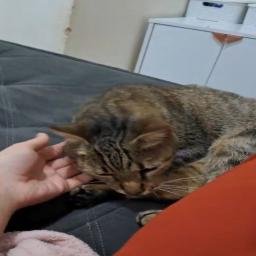
#> input picture data/ada_pipoca/00127.jpg, 256 x 256 px
$ python -i colors.py   (imports and definitions only)
#> lines starting #> are read from the running program, lines starting #| are printed output that depends on the picture
import numpy as np
from skimage.color import rgb2hsv

from lib.domain import Feature


'''
Features relacionadas à cor.

Extrai histogramas para cada canal de cor,
e gera um vetor de features concatenando esses
histogramas normalizados.

Para melhor funcionamento, as cores são
convertidas para HSV.
'''
class ColorsFeatureExtractor:
    @staticmethod
    def apply(img: np.ndarray) -> Feature:
        hsv = rgb2hsv(img)
#> hsv: shape (256, 256, 3) float64; mean of channels 0, 1, 2 0.301, 0.291, 0.476

        h = hsv[:, :, 0]
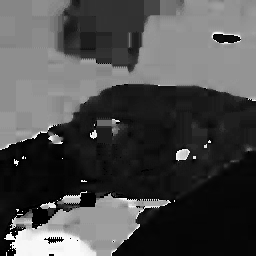
#> h: shape (256, 256) float64; min 0, max 0.996, mean 0.301
        s = hsv[:, :, 1]
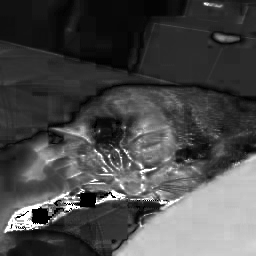
#> s: shape (256, 256) float64; min 0, max 1, mean 0.291
        v = hsv[:, :, 2]
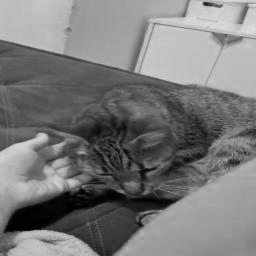
#> v: shape (256, 256) float64; min 0, max 0.867, mean 0.476

        hist_h, _ = np.histogram(
            h.ravel(),
            bins=8,
            range=(0, 1)
        )
#> hist_h = [31370, 6063, 792, 1102, 21890, 1714, 415, 2190]

        hist_s, _ = np.histogram(
            s.ravel(),
            bins=8,
            range=(0, 1)
        )
#> hist_s = [15716, 25151, 6903, 4998, 2843, 1624, 7406, 895]

        hist_v, _ = np.histogram(
            v.ravel(),
            bins=8,
            range=(0, 1)
        )
#> hist_v = [3475, 6990, 14433, 9471, 10428, 15024, 5715, 0]

        hist_h = hist_h.astype(np.float32)
        hist_s = hist_s.astype(np.float32)
        hist_v = hist_v.astype(np.float32)

        hist_h /= hist_h.sum()
#> hist_h = [0.479, 0.0925, 0.0121, 0.0168, 0.334, 0.0262, 0.00633, 0.0334]
        hist_s /= hist_s.sum()
#> hist_s = [0.24, 0.384, 0.105, 0.0763, 0.0434, 0.0248, 0.113, 0.0137]
        hist_v /= hist_v.sum()
#> hist_v = [0.053, 0.107, 0.22, 0.145, 0.159, 0.229, 0.0872, 0]

        return np.concatenate([hist_h, hist_s, hist_v])

>>> import cv2
>>> picture = cv2.cvtColor(cv2.imread('../../data/ada_pipoca/00127.jpg'), cv2.COLOR_BGR2RGB)
>>> result = ColorsFeatureExtractor().apply(picture)
#> result = 24 values, max 0.479 at index 0, min 0 at index 23, mean 0.125

$ run again, on data/ada_pipoca/00128.jpg
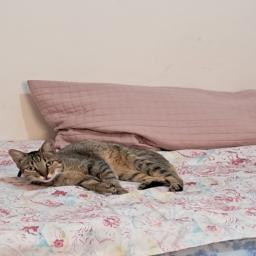
#> input picture data/ada_pipoca/00128.jpg, 256 x 256 px
#> hsv: shape (256, 256, 3) float64; mean of channels 0, 1, 2 0.177, 0.143, 0.738
#> in apply, `s = hsv[:, :, 1]`:
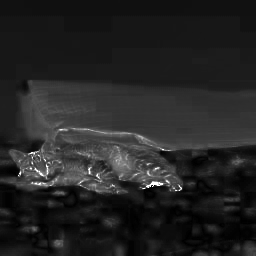
#> s: shape (256, 256) float64; min 0, max 1, mean 0.143
#> in apply, `v = hsv[:, :, 2]`:
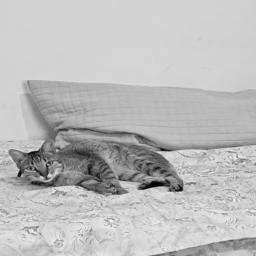
#> v: shape (256, 256) float64; min 0, max 0.984, mean 0.738
#> in apply, `hist_h, _ = np.histogram( h.ravel(), bins=8, range=(0, 1) )`: hist_h = [54986, 672, 163, 316, 1052, 569, 465, 7313]
#> in apply, `hist_s, _ = np.histogram( s.ravel(), bins=8, range=(0, 1) )`: hist_s = [40981, 15383, 6922, 1523, 440, 123, 49, 115]
#> in apply, `hist_v, _ = np.histogram( v.ravel(), bins=8, range=(0, 1) )`: hist_v = [168, 524, 1632, 3485, 4269, 15314, 39275, 869]
#> in apply, `hist_h /= hist_h.sum()`: hist_h = [0.839, 0.0103, 0.00249, 0.00482, 0.0161, 0.00868, 0.0071, 0.112]
#> in apply, `hist_s /= hist_s.sum()`: hist_s = [0.625, 0.235, 0.106, 0.0232, 0.00671, 0.00188, 0.000748, 0.00175]
#> in apply, `hist_v /= hist_v.sum()`: hist_v = [0.00256, 0.008, 0.0249, 0.0532, 0.0651, 0.234, 0.599, 0.0133]
#> result = 24 values, max 0.839 at index 0, min 0.000748 at index 14, mean 0.125

$ run again, on data/ada_pipoca/00129.jpg
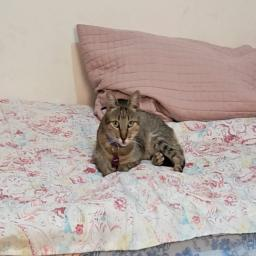
#> input picture data/ada_pipoca/00129.jpg, 256 x 256 px
#> hsv: shape (256, 256, 3) float64; mean of channels 0, 1, 2 0.192, 0.133, 0.724
#> in apply, `s = hsv[:, :, 1]`:
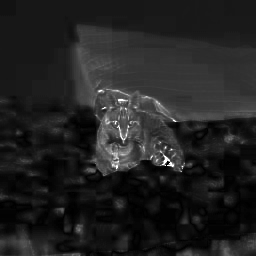
#> s: shape (256, 256) float64; min 0, max 1, mean 0.133
#> in apply, `v = hsv[:, :, 2]`:
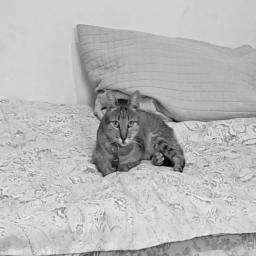
#> v: shape (256, 256) float64; min 0, max 1, mean 0.724
#> in apply, `hist_h, _ = np.histogram( h.ravel(), bins=8, range=(0, 1) )`: hist_h = [49629, 4033, 744, 1287, 2373, 1056, 506, 5908]
#> in apply, `hist_s, _ = np.histogram( s.ravel(), bins=8, range=(0, 1) )`: hist_s = [41018, 16986, 5739, 1169, 344, 118, 70, 92]
#> in apply, `hist_v, _ = np.histogram( v.ravel(), bins=8, range=(0, 1) )`: hist_v = [138, 501, 1889, 3356, 4021, 19038, 35810, 783]
#> in apply, `hist_h /= hist_h.sum()`: hist_h = [0.757, 0.0615, 0.0114, 0.0196, 0.0362, 0.0161, 0.00772, 0.0901]
#> in apply, `hist_s /= hist_s.sum()`: hist_s = [0.626, 0.259, 0.0876, 0.0178, 0.00525, 0.0018, 0.00107, 0.0014]
#> in apply, `hist_v /= hist_v.sum()`: hist_v = [0.00211, 0.00764, 0.0288, 0.0512, 0.0614, 0.29, 0.546, 0.0119]
#> result = 24 values, max 0.757 at index 0, min 0.00107 at index 14, mean 0.125

$ run again, on data/ada_pipoca/00130.jpg
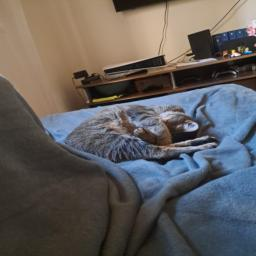
#> input picture data/ada_pipoca/00130.jpg, 256 x 256 px
#> hsv: shape (256, 256, 3) float64; mean of channels 0, 1, 2 0.278, 0.292, 0.437
#> in apply, `s = hsv[:, :, 1]`:
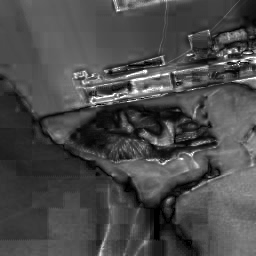
#> s: shape (256, 256) float64; min 0, max 1, mean 0.292
#> in apply, `v = hsv[:, :, 2]`:
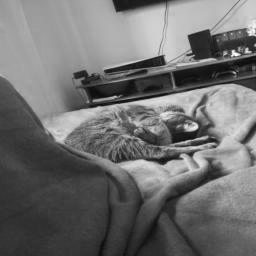
#> v: shape (256, 256) float64; min 0.0196, max 1, mean 0.437
#> in apply, `hist_h, _ = np.histogram( h.ravel(), bins=8, range=(0, 1) )`: hist_h = [40140, 1718, 158, 273, 17814, 3784, 576, 1073]
#> in apply, `hist_s, _ = np.histogram( s.ravel(), bins=8, range=(0, 1) )`: hist_s = [6541, 19445, 23290, 12464, 2729, 573, 260, 234]
#> in apply, `hist_v, _ = np.histogram( v.ravel(), bins=8, range=(0, 1) )`: hist_v = [2588, 17573, 10876, 5954, 9975, 13188, 5293, 89]
#> in apply, `hist_h /= hist_h.sum()`: hist_h = [0.612, 0.0262, 0.00241, 0.00417, 0.272, 0.0577, 0.00879, 0.0164]
#> in apply, `hist_s /= hist_s.sum()`: hist_s = [0.0998, 0.297, 0.355, 0.19, 0.0416, 0.00874, 0.00397, 0.00357]
#> in apply, `hist_v /= hist_v.sum()`: hist_v = [0.0395, 0.268, 0.166, 0.0909, 0.152, 0.201, 0.0808, 0.00136]
#> result = 24 values, max 0.612 at index 0, min 0.00136 at index 23, mean 0.125
